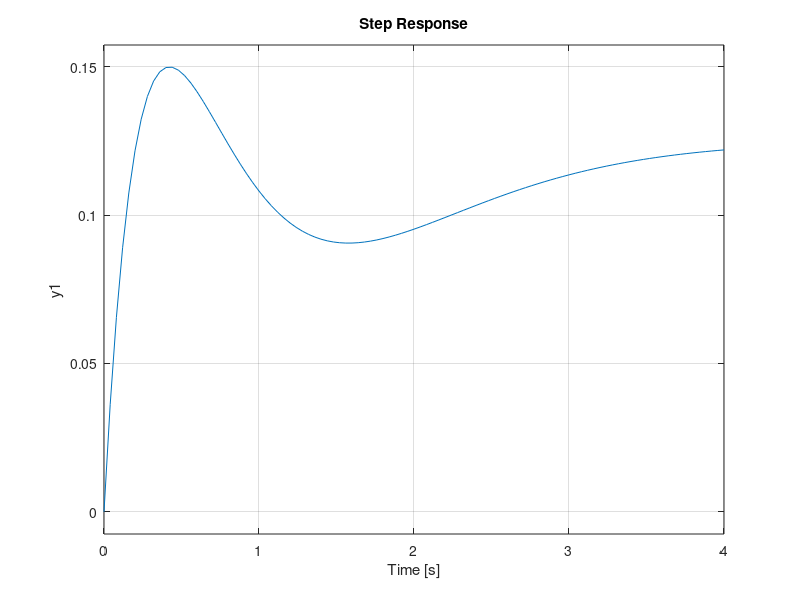

Write MATLAB code to recreate this figure.
%design the state feedback

close all;
clear;
clc;

A=[0 -2 -1;1 0 -1;0 1 -1];
B=[1;0;0];
C=[1 0 0];
D=0;

%% controllable
Q=ctrb(A,B);
a=rank(Q);
b=size(A,1);

%% step 1
s=tf('s')

[num,den]=ss2tf(A,B,C,D);

%% step 2
Abar=[0 1 0;
      0 0 1;
      fliplr(-den(2:end))];
Bbar=[0;0;1];

%% step 3
Q=ctrb(A,B);
Qbar=ctrb(Abar,Bbar);
P=Qbar/Q;

%% step 4 find Kbar
Kbar=acker(Abar,Bbar,[-2 -2 -2]);

%% step 5 find K
K=Kbar*P;

%% step 6 step response
sys=ss(A-B*K,B,C,D);
step(sys);